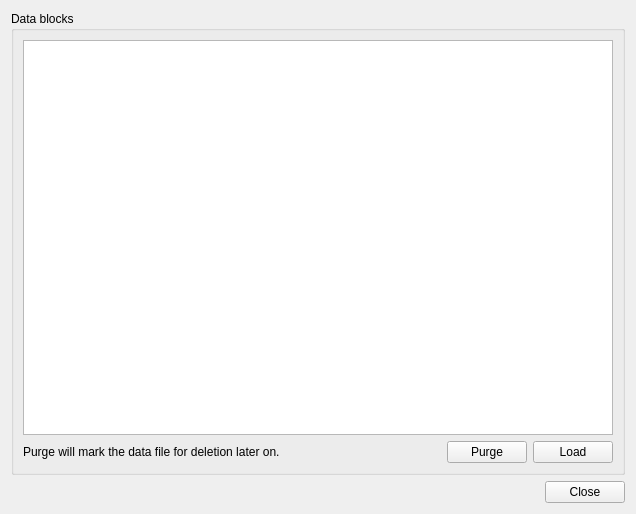
<?xml version="1.0" encoding="UTF-8"?>
<ui version="4.0">
 <class>Volumes</class>
 <widget class="QWidget" name="Volumes">
  <property name="geometry">
   <rect>
    <x>0</x>
    <y>0</y>
    <width>636</width>
    <height>514</height>
   </rect>
  </property>
  <property name="windowTitle">
   <string>Headers</string>
  </property>
  <layout class="QVBoxLayout" name="verticalLayout_2">
   <item>
    <widget class="QGroupBox" name="groupBox">
     <property name="title">
      <string>Data blocks</string>
     </property>
     <layout class="QVBoxLayout" name="verticalLayout">
      <item>
       <widget class="QTableView" name="tableView">
        <property name="contextMenuPolicy">
         <enum>Qt::CustomContextMenu</enum>
        </property>
        <property name="selectionBehavior">
         <enum>QAbstractItemView::SelectRows</enum>
        </property>
        <attribute name="horizontalHeaderStretchLastSection">
         <bool>true</bool>
        </attribute>
        <attribute name="verticalHeaderVisible">
         <bool>false</bool>
        </attribute>
        <attribute name="verticalHeaderDefaultSectionSize">
         <number>16</number>
        </attribute>
       </widget>
      </item>
      <item>
       <layout class="QHBoxLayout" name="horizontalLayout">
        <item>
         <widget class="QLabel" name="label">
          <property name="text">
           <string>Purge will mark the data file for deletion later on.</string>
          </property>
         </widget>
        </item>
        <item>
         <spacer name="horizontalSpacer">
          <property name="orientation">
           <enum>Qt::Horizontal</enum>
          </property>
          <property name="sizeHint" stdset="0">
           <size>
            <width>40</width>
            <height>20</height>
           </size>
          </property>
         </spacer>
        </item>
        <item>
         <widget class="QPushButton" name="btnPurge">
          <property name="text">
           <string>Purge</string>
          </property>
         </widget>
        </item>
        <item>
         <widget class="QPushButton" name="btnLoad">
          <property name="text">
           <string>Load</string>
          </property>
         </widget>
        </item>
       </layout>
      </item>
     </layout>
    </widget>
   </item>
   <item>
    <layout class="QHBoxLayout" name="horizontalLayout_2">
     <item>
      <spacer name="horizontalSpacer_2">
       <property name="orientation">
        <enum>Qt::Horizontal</enum>
       </property>
       <property name="sizeHint" stdset="0">
        <size>
         <width>40</width>
         <height>20</height>
        </size>
       </property>
      </spacer>
     </item>
     <item>
      <widget class="QPushButton" name="btnClose">
       <property name="text">
        <string>Close</string>
       </property>
      </widget>
     </item>
    </layout>
   </item>
  </layout>
  <action name="actionLoad">
   <property name="icon">
    <iconset resource="resource.qrc">
     <normaloff>:/resource/16x16_ico_png/ico_headers.png</normaloff>:/resource/16x16_ico_png/ico_headers.png</iconset>
   </property>
   <property name="text">
    <string>Load</string>
   </property>
   <property name="toolTip">
    <string>Load data file</string>
   </property>
  </action>
  <action name="actionPurge">
   <property name="icon">
    <iconset resource="resource.qrc">
     <normaloff>:/resource/16x16_ico_png/ico_purge.png</normaloff>:/resource/16x16_ico_png/ico_purge.png</iconset>
   </property>
   <property name="text">
    <string>Purge</string>
   </property>
   <property name="toolTip">
    <string>Purge data file</string>
   </property>
  </action>
 </widget>
 <resources>
  <include location="resource.qrc"/>
 </resources>
 <connections/>
</ui>
